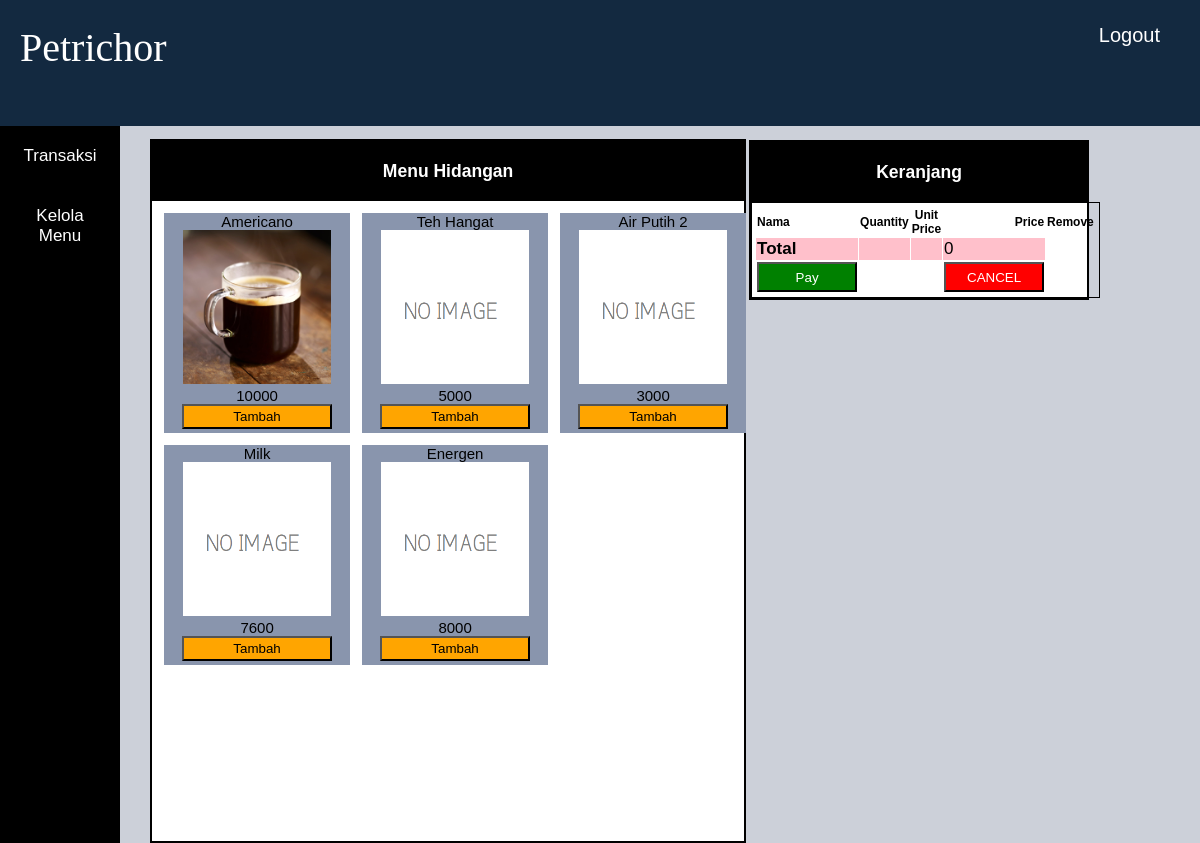
Screenshot of /petrichor/index.php/admin/transaction with the database file from the repository.
### tables this page shows
CREATE TABLE `menu` (
  `id_m` varchar(10) NOT NULL,
  `m_name` varchar(25) NOT NULL,
  `price` int(11) NOT NULL,
  `available` int(1) DEFAULT '1',
  `picture` varchar(250) NOT NULL DEFAULT 'default.png'
);

### petrichor/application/controllers/admin/Transaction.php (called while the page is built, shortened)
<?php
class Transaction extends CI_Controller {
     public function __construct()
    {
        $this->load->model("transaction_model");
        $this->load->library('form_validation');
    }
	public function index()
	{
		$this->load->model('menu_model');
		$data["transaction"] = $this->transaction_model->getAll();
		$data['menus'] = $this->menu_model->getAll();
        $this->load->view("admin/transaction", $data);
	}
}

### petrichor/index.php (called while the page is built, shortened)
<?php
require_once BASEPATH.'core/CodeIgniter.php';

### petrichor/application/models/Menu_model.php (called while the page is built, shortened)
<?php defined('BASEPATH') OR exit('No direct script access allowed');
class Menu_model extends CI_Model
{
    private $_table = "menu";
    public function getAll()
    {
        return $this->db->get($this->_table)->result();
    }
}
?>

### petrichor/application/views/admin/transaction.php (the view, shortened to what this page needs)
<!DOCTYPE html>
<html>
<head>
<link rel="stylesheet" type="text/css" href="<?php echo base_url('css/style.css'); ?>">
</head>
<body>
<div class="head">
	<div class="upper-menu">
		Petrichor
	</div>
	<div class="loggout"><a href="logout.php">
		<?php
		echo "Logout";
		?>
	</a></div>
</div>
<?php
$total=0;
?>
<div class="left-bar">
	<div class="sm-c-bar">
	<div class="sm-c">
		<a href="<?php echo site_url('admin') ?>">
		Transaksi
		</a>
		</div>
	</div>
	<div class="sm-c-bar">
		<div class="sm-c">
			<a href="<?php echo site_url('admin/menu') ?>">
		Kelola Menu
			</a>
		</div>
	</div>
</div>
<br><br><br><br>
<div class="sales">
	<div class="title">
		<h3 style="text-align: center;" ">Menu Hidangan</h3>
	</div>
    <div class="container" style="width:600px;">
<?php foreach ($menus as $menu):?>
								<div class="subsales">
									<?php echo $menu->m_name; ?><br>
										<img src="<?php echo base_url('upload/product/'.$menu->picture); ?>" width="80%" height="70%" style="object-fit: fill;" /><br>
									<tr>
										<td><?php echo $menu->price; ?></td>
									</tr><br>
										<form method="post" action="<?php echo site_url('admin?action=cart')?>">
											<button type="submit" class="add-to-cart-button">Tambah</button>
											 <input type="hidden" name="id_m" value="<?php print $menu->id_m?>"></form>
									<br><br><br>
								</div>
	<?php endforeach; ?>
</div>
</div>
<div class="sales2">
	<div class="title">
	<h3 style="text-align: center;">
	Keranjang
	</h3>
	</div>
<table class="hupla" cellspacing="1">
	<tbody>
	<tr>
		<th style="text-align:left;" >Nama</th>
		<th style="text-align:right;" width="5%">Quantity</th>
		<th style="text-align:center;" width="20%">Unit Price</th>
		<th style="text-align:right;" width="10%">Price</th>
		<th style="text-align:center;" width="5%">Remove</th>
	</tr>
<tr style="background-color: pink;">
	<td style="font-size: 17px;">
		<b> Total </b>
	</td><td></td><td></td>
	<td style="font-size: 17px;""><?php if(isset($total))echo $total; ?></td>
</tr>
<tr><td>
<form action="admin?action=save" method="post" ><button type="submit" class="save-button">Pay</button></form>
</td>
<td></td><td></td><td><button class="cancel-button"><a href="<?php echo site_url('admin?action=cancel')?>">CANCEL</a></button></td>
</tr>
	</tbody>
</div>
</body>
</html>

### petrichor/css/style.css (style rules this page uses)
body { color: black; font-family: sans-serif;; background-color: #ccd0d9; }
table.hupla { border: 1px solid black; font-size: 12px; height: auto; width: 100%; border-color: black; padding: 3px; }
a { text-decoration: none; color: white; }
.head { width: 100%; height: 15%; background-color: #132940; left: 0; top: 0; position: fixed; font-size: 40px; color: white; }
.upper-menu { font-family: "Times New Roman", Times, serif; padding-top: 2%; margin-left: 20px; width: 40%; display:inline; float:left; }
.loggout { width: 55%; height: auto; text-align: right; position: fixed; display:inline; float:left; font-size: 20px; padding-top: 2%; }
.left-bar { font-family: sans-serif; width: 10%; color: white; font-size: 17px; background-color: black; text-align: center; position: fixed; height: 100%; left: 0; top: 15%; }
.sm-c-bar { width: 100%; background-color: black; }
.sm-c { padding: 20px 16px; }
.sales { text-align: center; background-color: white; float: left; border: 2px solid black; font-size: 15px; height: 700px; width: 50%; border-color: black; margin-left: 12%; margin-top: 5%; display: inline; }
.subsales { width: 31%; background-color: #8995ad; height: 220px; display: inline; float: left; margin-left: 2%; margin-top: 2% }
.sales2 { background-color: white; float: left; position: absolute; border: 2px solid black; font-size: 15px; height: auto; width: 28%; border-color: black; display: inline; margin-top: 5%; margin-left: 3px; }
.title { background-color: black; color: white; width: 200; padding:2px; }
.save-button { background-color: green; color: white; width: 100px; height: 30px; }
.add-to-cart-button { width: 150px; height: 25px; background-color: orange; }
.cancel-button { width: 100px; height: 30px; background: red; background-color: red; color: black; }

### rows the page displays
menu: m_name "Americano", picture (picture), price "10000"
menu: m_name "Teh Hangat", picture (placeholder picture), price "5000"
menu: m_name "Air Putih 2", picture (placeholder picture), price "3000"
menu: m_name "Milk", picture (placeholder picture), price "7600"
menu: m_name "Energen", picture (placeholder picture), price "8000"

### other values shown
$total "0"
